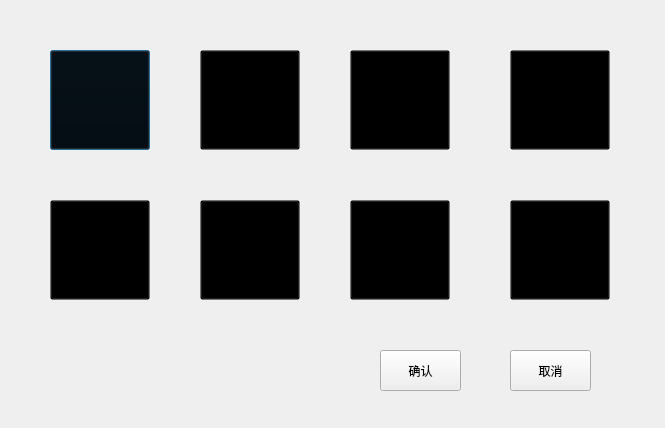
<?xml version="1.0" encoding="UTF-8"?>
<ui version="4.0">
 <class>pic_choose_Dialog</class>
 <widget class="QDialog" name="pic_choose_Dialog">
  <property name="geometry">
   <rect>
    <x>0</x>
    <y>0</y>
    <width>665</width>
    <height>428</height>
   </rect>
  </property>
  <property name="windowTitle">
   <string>Dialog</string>
  </property>
  <widget class="QPushButton" name="Button_1">
   <property name="geometry">
    <rect>
     <x>50</x>
     <y>50</y>
     <width>100</width>
     <height>100</height>
    </rect>
   </property>
   <property name="styleSheet">
    <string notr="true">background:transparent;</string>
   </property>
   <property name="text">
    <string/>
   </property>
   <property name="icon">
    <iconset>
     <normaloff>pic/1.png</normaloff>pic/1.png</iconset>
   </property>
   <property name="iconSize">
    <size>
     <width>100</width>
     <height>100</height>
    </size>
   </property>
  </widget>
  <widget class="QPushButton" name="Button_2">
   <property name="geometry">
    <rect>
     <x>200</x>
     <y>50</y>
     <width>100</width>
     <height>100</height>
    </rect>
   </property>
   <property name="styleSheet">
    <string notr="true">background:transparent;</string>
   </property>
   <property name="text">
    <string/>
   </property>
   <property name="icon">
    <iconset>
     <normaloff>pic/2.png</normaloff>pic/2.png</iconset>
   </property>
   <property name="iconSize">
    <size>
     <width>100</width>
     <height>100</height>
    </size>
   </property>
  </widget>
  <widget class="QPushButton" name="Button_3">
   <property name="geometry">
    <rect>
     <x>350</x>
     <y>50</y>
     <width>100</width>
     <height>100</height>
    </rect>
   </property>
   <property name="styleSheet">
    <string notr="true">background:transparent;</string>
   </property>
   <property name="text">
    <string/>
   </property>
   <property name="icon">
    <iconset>
     <normaloff>pic/3.png</normaloff>pic/3.png</iconset>
   </property>
   <property name="iconSize">
    <size>
     <width>100</width>
     <height>100</height>
    </size>
   </property>
  </widget>
  <widget class="QPushButton" name="Button_5">
   <property name="geometry">
    <rect>
     <x>50</x>
     <y>200</y>
     <width>100</width>
     <height>100</height>
    </rect>
   </property>
   <property name="styleSheet">
    <string notr="true">background:transparent;</string>
   </property>
   <property name="text">
    <string/>
   </property>
   <property name="icon">
    <iconset>
     <normaloff>pic/5.png</normaloff>pic/5.png</iconset>
   </property>
   <property name="iconSize">
    <size>
     <width>100</width>
     <height>100</height>
    </size>
   </property>
  </widget>
  <widget class="QPushButton" name="Button_6">
   <property name="geometry">
    <rect>
     <x>200</x>
     <y>200</y>
     <width>100</width>
     <height>100</height>
    </rect>
   </property>
   <property name="styleSheet">
    <string notr="true">background:transparent;</string>
   </property>
   <property name="text">
    <string/>
   </property>
   <property name="icon">
    <iconset>
     <normaloff>pic/6.png</normaloff>pic/6.png</iconset>
   </property>
   <property name="iconSize">
    <size>
     <width>100</width>
     <height>100</height>
    </size>
   </property>
  </widget>
  <widget class="QPushButton" name="Button_7">
   <property name="geometry">
    <rect>
     <x>350</x>
     <y>200</y>
     <width>100</width>
     <height>100</height>
    </rect>
   </property>
   <property name="styleSheet">
    <string notr="true">background:transparent;</string>
   </property>
   <property name="text">
    <string/>
   </property>
   <property name="icon">
    <iconset>
     <normaloff>pic/7.png</normaloff>pic/7.png</iconset>
   </property>
   <property name="iconSize">
    <size>
     <width>100</width>
     <height>100</height>
    </size>
   </property>
  </widget>
  <widget class="QPushButton" name="Button_4">
   <property name="geometry">
    <rect>
     <x>510</x>
     <y>50</y>
     <width>100</width>
     <height>100</height>
    </rect>
   </property>
   <property name="styleSheet">
    <string notr="true">background:transparent;</string>
   </property>
   <property name="text">
    <string/>
   </property>
   <property name="icon">
    <iconset>
     <normaloff>pic/4.png</normaloff>pic/4.png</iconset>
   </property>
   <property name="iconSize">
    <size>
     <width>100</width>
     <height>100</height>
    </size>
   </property>
  </widget>
  <widget class="QPushButton" name="Button_8">
   <property name="geometry">
    <rect>
     <x>510</x>
     <y>200</y>
     <width>100</width>
     <height>100</height>
    </rect>
   </property>
   <property name="styleSheet">
    <string notr="true">background:transparent;</string>
   </property>
   <property name="text">
    <string/>
   </property>
   <property name="icon">
    <iconset>
     <normaloff>pic/8.png</normaloff>pic/8.png</iconset>
   </property>
   <property name="iconSize">
    <size>
     <width>100</width>
     <height>100</height>
    </size>
   </property>
  </widget>
  <widget class="QPushButton" name="false_Button">
   <property name="geometry">
    <rect>
     <x>510</x>
     <y>350</y>
     <width>81</width>
     <height>41</height>
    </rect>
   </property>
   <property name="text">
    <string>取消</string>
   </property>
  </widget>
  <widget class="QPushButton" name="true_Button">
   <property name="geometry">
    <rect>
     <x>380</x>
     <y>350</y>
     <width>81</width>
     <height>41</height>
    </rect>
   </property>
   <property name="text">
    <string>确认</string>
   </property>
  </widget>
 </widget>
 <resources/>
 <connections/>
</ui>
